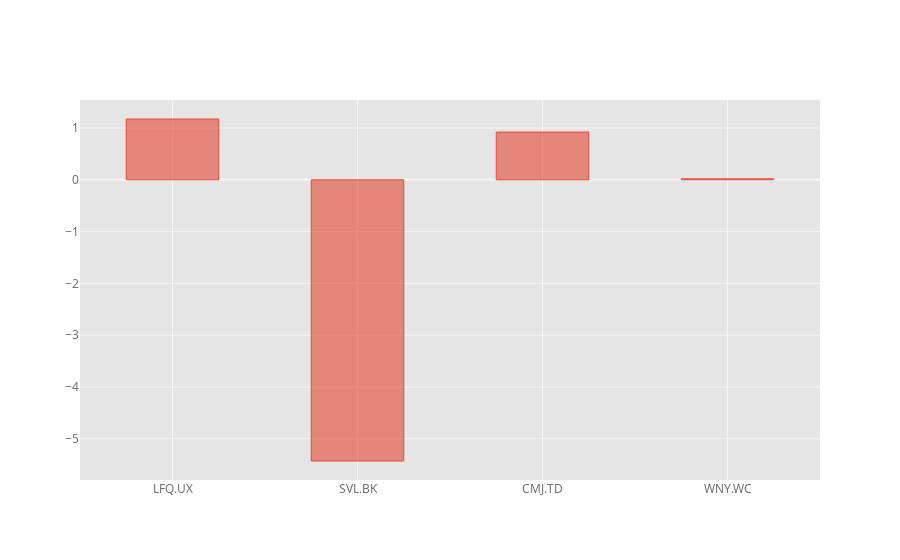

The notebook cell this image was saved under:
### Markdown cell above
## Bar Plots

### Code cell
df.iloc[3].iplot(kind='bar',bargap=.5)

### Figure 1 — Plotly figure (JSON) as saved in the notebook; plotly's stock layout.template omitted (floating-point values rounded to 4 significant figures)
{"data": [{"marker": {"color": "rgba(226, 74, 51, 0.6)", "line": {"color": "rgba(226, 74, 51, 1.0)", "width": 1}}, "name": "2015-01-04 00:00:00", "orientation": "v", "text": "", "type": "bar", "x": ["LFQ.UX", "SVL.BK", "CMJ.TD", "WNY.WC"], "y": [1.173, -5.429, 0.9206, 0.01863]}], "layout": {"bargap": 0.5, "legend": {"bgcolor": "#FFFFFF", "font": {"color": "#666666"}}, "paper_bgcolor": "#FFFFFF", "plot_bgcolor": "#E5E5E5", "title": {"font": {"color": "#151516"}}, "xaxis": {"gridcolor": "#F6F6F6", "showgrid": true, "tickfont": {"color": "#666666"}, "title": {"font": {"color": "#666666"}, "text": ""}, "zerolinecolor": "#F6F6F6"}, "yaxis": {"gridcolor": "#F6F6F6", "showgrid": true, "tickfont": {"color": "#666666"}, "title": {"font": {"color": "#666666"}, "text": ""}, "zerolinecolor": "#F6F6F6"}}}
